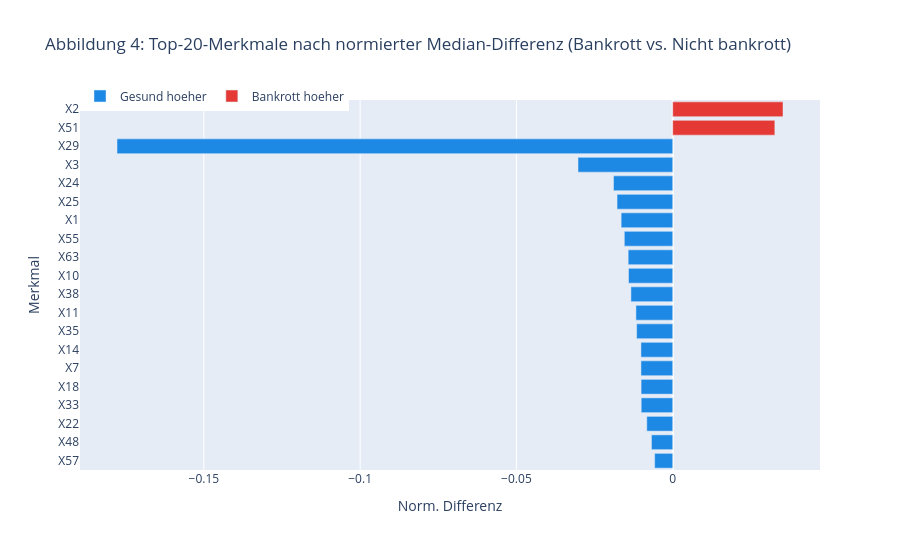

This figure's notebook cell:
### Markdown cell above
Die normierte Differenz der Mediane zwischen bankrotten und gesunden Unternehmen gibt Aufschluss darüber, welche Merkmale die stärkste univariate Trennkraft besitzen. Dies ist kein Ersatz für eine modellbasierte Feature-Importance, liefert aber erste inhaltliche Hinweise.

### Code cell
medians = df_all.groupby('class')[feat_cols].median().T
medians.columns = ['Nicht bankrott', 'Bankrott']
medians['diff_norm'] = (medians['Bankrott'] - medians['Nicht bankrott']) / df_all[feat_cols].std()
top20 = medians.reindex(medians['diff_norm'].abs().sort_values(ascending=True).index).tail(20).reset_index()
top20.columns = ['Feature', 'Nicht bankrott', 'Bankrott', 'Norm. Differenz']
top20['Feature_kurz'] = top20['Feature'].str.split('_').str[0]
top20['Farbe'] = top20['Norm. Differenz'].apply(
    lambda x: 'Bankrott hoeher' if x > 0 else 'Gesund hoeher')

fig = px.bar(
    top20,
    x='Norm. Differenz',
    y='Feature_kurz',
    color='Farbe',
    color_discrete_map={'Bankrott hoeher': '#E53935', 'Gesund hoeher': '#1E88E5'},
    orientation='h',
    title='Abbildung 4: Top-20-Merkmale nach normierter Median-Differenz (Bankrott vs. Nicht bankrott)'
)
fig.update_layout(height=550, yaxis_title='Merkmal',
                  legend=dict(title='', orientation='h', y=1.05))
fig.show()

### Figure 1 — Plotly figure (JSON) as saved in the notebook; plotly's stock layout.template omitted (floating-point values rounded to 4 significant figures)
{"data": [{"hovertemplate": "Farbe=Gesund hoeher<br>Norm. Differenz=%{x}<br>Feature_kurz=%{y}<extra></extra>", "legendgroup": "Gesund hoeher", "marker": {"color": "#1E88E5", "pattern": {"shape": ""}}, "name": "Gesund hoeher", "orientation": "h", "showlegend": true, "textposition": "auto", "type": "bar", "x": [-0.005784, -0.006808, -0.008297, -0.01009, -0.01012, -0.01017, -0.01017, -0.01155, -0.01178, -0.01338, -0.01414, -0.01426, -0.01549, -0.0165, -0.01781, -0.01895, -0.03031, -0.1778], "xaxis": "x", "y": ["X57", "X48", "X22", "X33", "X18", "X7", "X14", "X35", "X11", "X38", "X10", "X63", "X55", "X1", "X25", "X24", "X3", "X29"], "yaxis": "y"}, {"hovertemplate": "Farbe=Bankrott hoeher<br>Norm. Differenz=%{x}<br>Feature_kurz=%{y}<extra></extra>", "legendgroup": "Bankrott hoeher", "marker": {"color": "#E53935", "pattern": {"shape": ""}}, "name": "Bankrott hoeher", "orientation": "h", "showlegend": true, "textposition": "auto", "type": "bar", "x": [0.03266, 0.03528], "xaxis": "x", "y": ["X51", "X2"], "yaxis": "y"}], "layout": {"barmode": "relative", "height": 550, "legend": {"orientation": "h", "title": {"text": ""}, "tracegroupgap": 0, "y": 1.05}, "title": {"text": "Abbildung 4: Top-20-Merkmale nach normierter Median-Differenz (Bankrott vs. Nicht bankrott)"}, "xaxis": {"anchor": "y", "domain": [0, 1], "title": {"text": "Norm. Differenz"}}, "yaxis": {"anchor": "x", "domain": [0, 1], "title": {"text": "Merkmal"}}}}
